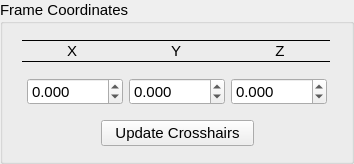
    <widget class="QGroupBox" name="frameCoordsGB">
     <property name="sizePolicy">
      <sizepolicy hsizetype="Preferred" vsizetype="Preferred">
       <horstretch>0</horstretch>
       <verstretch>0</verstretch>
      </sizepolicy>
     </property>
     <property name="minimumSize">
      <size>
       <width>0</width>
       <height>0</height>
      </size>
     </property>
     <property name="font">
      <font>
       <family>Arial</family>
       <pointsize>11</pointsize>
      </font>
     </property>
     <property name="title">
      <string>Frame Coordinates   </string>
     </property>
     <layout class="QGridLayout" name="gridLayout_19">
      <property name="leftMargin">
       <number>15</number>
      </property>
      <property name="topMargin">
       <number>15</number>
      </property>
      <property name="rightMargin">
       <number>15</number>
      </property>
      <property name="bottomMargin">
       <number>15</number>
      </property>
      <item row="0" column="0" colspan="4">
       <widget class="QWidget" name="coordsHeaderWig" native="true">
        <property name="font">
         <font>
          <family>Arial</family>
          <pointsize>11</pointsize>
         </font>
        </property>
        <layout class="QGridLayout" name="gridLayout_65">
         <property name="leftMargin">
          <number>0</number>
         </property>
         <property name="topMargin">
          <number>0</number>
         </property>
         <property name="rightMargin">
          <number>0</number>
         </property>
         <property name="bottomMargin">
          <number>0</number>
         </property>
         <property name="spacing">
          <number>0</number>
         </property>
         <item row="2" column="1">
          <widget class="QLabel" name="coordsHeadY">
           <property name="sizePolicy">
            <sizepolicy hsizetype="Fixed" vsizetype="Preferred">
             <horstretch>0</horstretch>
             <verstretch>0</verstretch>
            </sizepolicy>
           </property>
           <property name="minimumSize">
            <size>
             <width>100</width>
             <height>0</height>
            </size>
           </property>
           <property name="font">
            <font>
             <family>Arial</family>
             <pointsize>11</pointsize>
             <weight>50</weight>
             <bold>false</bold>
            </font>
           </property>
           <property name="text">
            <string>Y</string>
           </property>
           <property name="alignment">
            <set>Qt::AlignCenter</set>
           </property>
          </widget>
         </item>
         <item row="0" column="0" colspan="3" alignment="Qt::AlignBottom">
          <widget class="Line" name="line_21">
           <property name="sizePolicy">
            <sizepolicy hsizetype="Minimum" vsizetype="Minimum">
             <horstretch>0</horstretch>
             <verstretch>0</verstretch>
            </sizepolicy>
           </property>
           <property name="font">
            <font>
             <family>Arial</family>
             <pointsize>11</pointsize>
            </font>
           </property>
           <property name="frameShadow">
            <enum>QFrame::Plain</enum>
           </property>
           <property name="lineWidth">
            <number>1</number>
           </property>
           <property name="orientation">
            <enum>Qt::Horizontal</enum>
           </property>
          </widget>
         </item>
         <item row="3" column="0" colspan="3" alignment="Qt::AlignTop">
          <widget class="Line" name="line_22">
           <property name="sizePolicy">
            <sizepolicy hsizetype="Preferred" vsizetype="Fixed">
             <horstretch>0</horstretch>
             <verstretch>0</verstretch>
            </sizepolicy>
           </property>
           <property name="minimumSize">
            <size>
             <width>0</width>
             <height>0</height>
            </size>
           </property>
           <property name="font">
            <font>
             <family>Arial</family>
             <pointsize>11</pointsize>
            </font>
           </property>
           <property name="frameShadow">
            <enum>QFrame::Plain</enum>
           </property>
           <property name="lineWidth">
            <number>1</number>
           </property>
           <property name="orientation">
            <enum>Qt::Horizontal</enum>
           </property>
          </widget>
         </item>
         <item row="2" column="0">
          <widget class="QLabel" name="coordsHeadX">
           <property name="sizePolicy">
            <sizepolicy hsizetype="Fixed" vsizetype="Preferred">
             <horstretch>0</horstretch>
             <verstretch>0</verstretch>
            </sizepolicy>
           </property>
           <property name="minimumSize">
            <size>
             <width>100</width>
             <height>0</height>
            </size>
           </property>
           <property name="font">
            <font>
             <family>Arial</family>
             <pointsize>11</pointsize>
             <weight>50</weight>
             <bold>false</bold>
            </font>
           </property>
           <property name="text">
            <string>X</string>
           </property>
           <property name="alignment">
            <set>Qt::AlignCenter</set>
           </property>
          </widget>
         </item>
         <item row="2" column="2">
          <widget class="QLabel" name="coordsHeadZ">
           <property name="sizePolicy">
            <sizepolicy hsizetype="Fixed" vsizetype="Preferred">
             <horstretch>0</horstretch>
             <verstretch>0</verstretch>
            </sizepolicy>
           </property>
           <property name="minimumSize">
            <size>
             <width>100</width>
             <height>0</height>
            </size>
           </property>
           <property name="font">
            <font>
             <family>Arial</family>
             <pointsize>11</pointsize>
             <weight>50</weight>
             <bold>false</bold>
            </font>
           </property>
           <property name="text">
            <string>Z</string>
           </property>
           <property name="alignment">
            <set>Qt::AlignCenter</set>
           </property>
          </widget>
         </item>
        </layout>
       </widget>
      </item>
      <item row="2" column="1" colspan="2">
       <widget class="QPushButton" name="crosshairUpdateFrameButton">
        <property name="sizePolicy">
         <sizepolicy hsizetype="Preferred" vsizetype="Fixed">
          <horstretch>0</horstretch>
          <verstretch>0</verstretch>
         </sizepolicy>
        </property>
        <property name="minimumSize">
         <size>
          <width>150</width>
          <height>0</height>
         </size>
        </property>
        <property name="font">
         <font>
          <family>Arial</family>
          <pointsize>11</pointsize>
         </font>
        </property>
        <property name="text">
         <string>Update Crosshairs</string>
        </property>
       </widget>
      </item>
      <item row="1" column="0" colspan="4">
       <widget class="QWidget" name="widget_12" native="true">
        <property name="font">
         <font>
          <family>Arial</family>
          <pointsize>11</pointsize>
         </font>
        </property>
        <layout class="QHBoxLayout" name="horizontalLayout_3">
         <item>
          <widget class="QDoubleSpinBox" name="frameCoordsX">
           <property name="sizePolicy">
            <sizepolicy hsizetype="Fixed" vsizetype="Fixed">
             <horstretch>0</horstretch>
             <verstretch>0</verstretch>
            </sizepolicy>
           </property>
           <property name="minimumSize">
            <size>
             <width>65</width>
             <height>0</height>
            </size>
           </property>
           <property name="font">
            <font>
             <family>Arial</family>
             <pointsize>11</pointsize>
            </font>
           </property>
           <property name="focusPolicy">
            <enum>Qt::StrongFocus</enum>
           </property>
           <property name="decimals">
            <number>3</number>
           </property>
           <property name="minimum">
            <double>-1000.000000000000000</double>
           </property>
           <property name="maximum">
            <double>1000.000000000000000</double>
           </property>
          </widget>
         </item>
         <item>
          <widget class="QDoubleSpinBox" name="frameCoordsY">
           <property name="sizePolicy">
            <sizepolicy hsizetype="Fixed" vsizetype="Fixed">
             <horstretch>0</horstretch>
             <verstretch>0</verstretch>
            </sizepolicy>
           </property>
           <property name="minimumSize">
            <size>
             <width>65</width>
             <height>0</height>
            </size>
           </property>
           <property name="font">
            <font>
             <family>Arial</family>
             <pointsize>11</pointsize>
            </font>
           </property>
           <property name="focusPolicy">
            <enum>Qt::StrongFocus</enum>
           </property>
           <property name="decimals">
            <number>3</number>
           </property>
           <property name="minimum">
            <double>-1000.000000000000000</double>
           </property>
           <property name="maximum">
            <double>1000.000000000000000</double>
           </property>
          </widget>
         </item>
         <item>
          <widget class="QDoubleSpinBox" name="frameCoordsZ">
           <property name="sizePolicy">
            <sizepolicy hsizetype="Fixed" vsizetype="Fixed">
             <horstretch>0</horstretch>
             <verstretch>0</verstretch>
            </sizepolicy>
           </property>
           <property name="minimumSize">
            <size>
             <width>65</width>
             <height>0</height>
            </size>
           </property>
           <property name="font">
            <font>
             <family>Arial</family>
             <pointsize>11</pointsize>
            </font>
           </property>
           <property name="focusPolicy">
            <enum>Qt::StrongFocus</enum>
           </property>
           <property name="decimals">
            <number>3</number>
           </property>
           <property name="minimum">
            <double>-1000.000000000000000</double>
           </property>
           <property name="maximum">
            <double>1000.000000000000000</double>
           </property>
          </widget>
         </item>
        </layout>
       </widget>
      </item>
     </layout>
    </widget>
